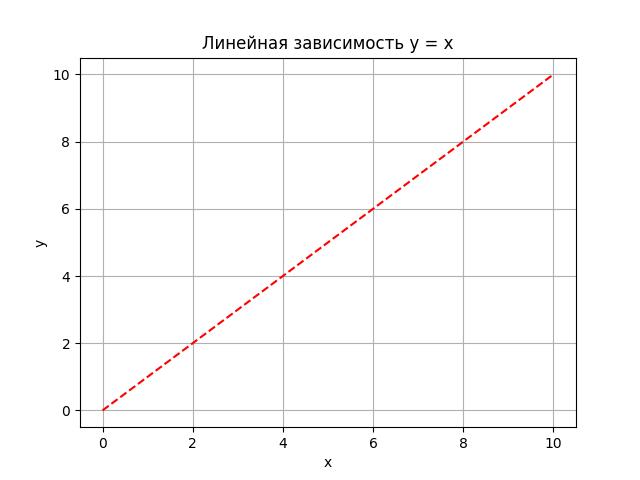

This figure's Python source:
import numpy as np
import matplotlib.pyplot as plt
# Независимая (x) и зависимая (y) переменные
x = np.linspace(0, 10, 50)
y = x
# Построение графика
plt.title('Линейная зависимость y = x') # заголовок
plt.xlabel('x') # ось абсцисс
plt.ylabel('y') # ось ординат
plt.grid() # включение отображение сетки
plt.plot(x, y, 'r--') # построение графика
plt.show()
